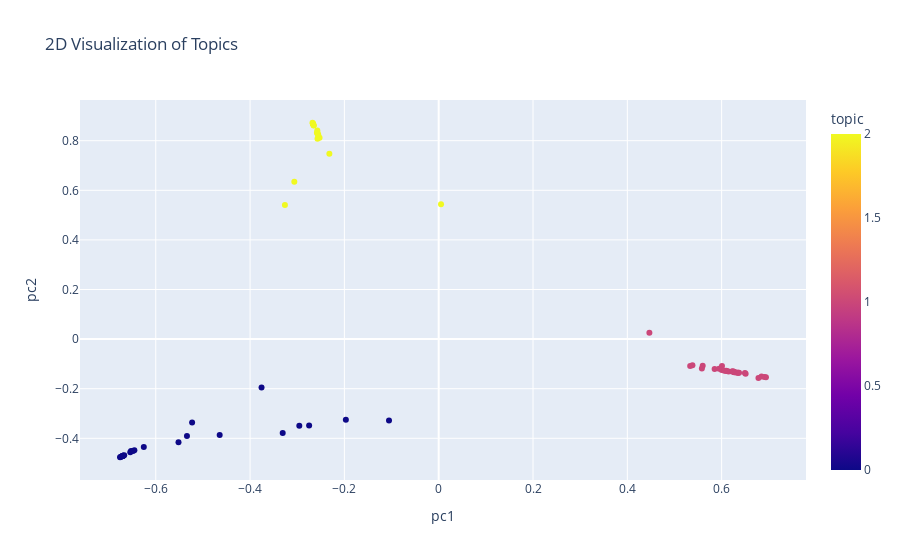

This figure's notebook cell:
### Code cell
nltk.download('stopwords')
nltk.download('wordnet')
stop_words = set(stopwords.words('english'))
lemmatizer = WordNetLemmatizer()

def clean_text(text):
    text = str(text)
    text = re.sub(r'\W|\d', ' ', text)  # Remove special chars and digits
    words = text.lower().split()
    words = [lemmatizer.lemmatize(word) for word in words if word not in stop_words]  # Remove stopwords and lemmatize
    return words

def get_topic_modelling_figure(df):
    df['clean_research'] = df['research'].apply(clean_text)
    # Topic Modeling
    dictionary = corpora.Dictionary(df['clean_research'])
    corpus = [dictionary.doc2bow(text) for text in df['clean_research']]
    lda_model = gensim.models.LdaModel(corpus, num_topics=3, id2word=dictionary, passes=15)

    num_topics = lda_model.num_topics
    
    top_words_per_topic = []
    for t in range(num_topics):
        top_words = lda_model.show_topic(t, topn=3)
        top_words_per_topic.append(", ".join([word for word, _ in top_words]))
    
    dominant_topic = []
    doc_topic_dist = []

    for i in range(len(df)):
        topic_probs = np.zeros(num_topics)
        for topic, prob in lda_model[corpus[i]]:
            topic_probs[topic] = prob
        doc_topic_dist.append(topic_probs)
        dominant_topic.append(np.argmax(topic_probs))

    # Convert to NumPy array
    doc_topic_dist = np.array(doc_topic_dist)

    # PCA and Plotting
    pca = PCA(n_components=2)
    pca_result = pca.fit_transform(doc_topic_dist)
    
    plot_df = pd.DataFrame({
        'pc1': pca_result[:,0], 
        'pc2': pca_result[:,1], 
        'topic': dominant_topic,
        'Full Name': df['Full Name'],
        'Top Words': [top_words_per_topic[t] for t in dominant_topic]  # Map dominant_topic to top words
    })

    fig = px.scatter(
        plot_df, 
        x='pc1', 
        y='pc2', 
        color='topic', 
        title='2D Visualization of Topics',
        hover_data=['Full Name', 'Top Words']  # Add 'Full Name' and 'Top Words' to hover data
    )
    fig.show()


get_topic_modelling_figure(full_df)

### Figure 1 — Plotly figure (JSON) as saved in the notebook; plotly's stock layout.template omitted (floating-point values rounded to 4 significant figures; data arrays with more than 128 entries replaced by an {"elided": "..."} marker saying what was removed)
{"data": [{"customdata": {"elided": "69x2 str values"}, "hovertemplate": "pc1=%{x}<br>pc2=%{y}<br>Full Name=%{customdata[0]}<br>Top Words=%{customdata[1]}<br>topic=%{marker.color}<extra></extra>", "legendgroup": "", "marker": {"color": [2, 2, 1, 0, 1, 2, 1, 2, 0, 0, 1, 2, 1, 0, 0, 2, 0, 1, 2, 1, 2, 1, 2, 2, 0, 0, 0, 2, 0, 0, 1, 0, 1, 2, 1, 1, 2, 1, 1, 2, 1, 0, 0, 0, 1, 1, 1, 0, 0, 0, 1, 2, 2, 1, 0, 0, 0, 1, 1, 1, 1, 0, 0, 1, 1, 1, 2, 0, 1], "coloraxis": "coloraxis", "symbol": "circle"}, "mode": "markers", "name": "", "orientation": "v", "showlegend": false, "type": "scatter", "x": [-0.2652, -0.2556, 0.5333, -0.6726, 0.694, -0.3261, 0.6908, -0.3062, -0.3308, -0.6541, 0.6509, -0.2583, 0.6096, -0.1054, -0.6746, -0.265, -0.5338, 0.5598, 0.004905, 0.4468, -0.257, 0.6845, -0.2669, -0.2574, -0.6454, -0.5518, -0.6757, -0.2664, -0.2748, -0.6524, 0.6266, -0.6692, 0.6351, -0.2676, 0.5851, 0.6146, -0.2527, 0.6001, 0.6342, -0.2319, 0.5946, -0.6704, -0.6484, -0.5229, 0.5381, 0.622, 0.6106, -0.2956, -0.6254, -0.6692, 0.5581, -0.2573, -0.2556, 0.6057, -0.6694, -0.3757, -0.1969, 0.6268, 0.6007, 0.6305, 0.6259, -0.4644, -0.6669, 0.6494, 0.6238, 0.6369, -0.2665, -0.6704, 0.678], "xaxis": "x", "y": [0.8621, 0.8203, -0.108, -0.4735, -0.1537, 0.541, -0.1527, 0.6341, -0.3788, -0.4564, -0.1402, 0.8314, -0.1278, -0.3281, -0.4754, 0.8612, -0.391, -0.1074, 0.5436, 0.02575, 0.8079, -0.1508, 0.8693, 0.841, -0.4481, -0.4163, -0.4764, 0.8672, -0.3487, -0.4508, -0.1339, -0.4703, -0.1356, 0.8724, -0.1203, -0.1308, 0.8115, -0.125, -0.1361, 0.7475, -0.1196, -0.4714, -0.4515, -0.3362, -0.105, -0.131, -0.1282, -0.3494, -0.4348, -0.4703, -0.1182, 0.8339, 0.8248, -0.128, -0.4705, -0.1952, -0.3256, -0.1329, -0.1084, -0.1345, -0.1319, -0.3862, -0.4682, -0.1367, -0.1299, -0.1355, 0.8678, -0.4715, -0.1565], "yaxis": "y"}], "layout": {"coloraxis": {"colorbar": {"title": {"text": "topic"}}, "colorscale": [[0, "#0d0887"], [0.1111, "#46039f"], [0.2222, "#7201a8"], [0.3333, "#9c179e"], [0.4444, "#bd3786"], [0.5556, "#d8576b"], [0.6667, "#ed7953"], [0.7778, "#fb9f3a"], [0.8889, "#fdca26"], [1, "#f0f921"]]}, "legend": {"tracegroupgap": 0}, "title": {"text": "2D Visualization of Topics"}, "xaxis": {"anchor": "y", "domain": [0, 1], "title": {"text": "pc1"}}, "yaxis": {"anchor": "x", "domain": [0, 1], "title": {"text": "pc2"}}}}
